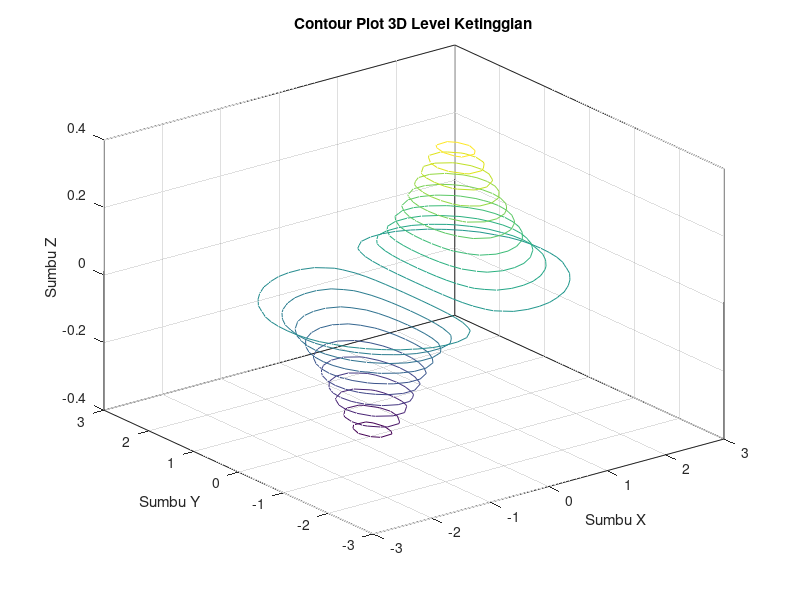

Write the MATLAB code that produced this figure.
x = -3:0.2:3;
y = -3:0.2:3;
[X, Y] = meshgrid(x, y);

Z = X .* exp(-X.^2 - Y.^2);

figure;
contour3(X, Y, Z, 20); % 20 level kontur
xlabel('Sumbu X');
ylabel('Sumbu Y');
zlabel('Sumbu Z');
title('Contour Plot 3D Level Ketinggian');
grid on;
